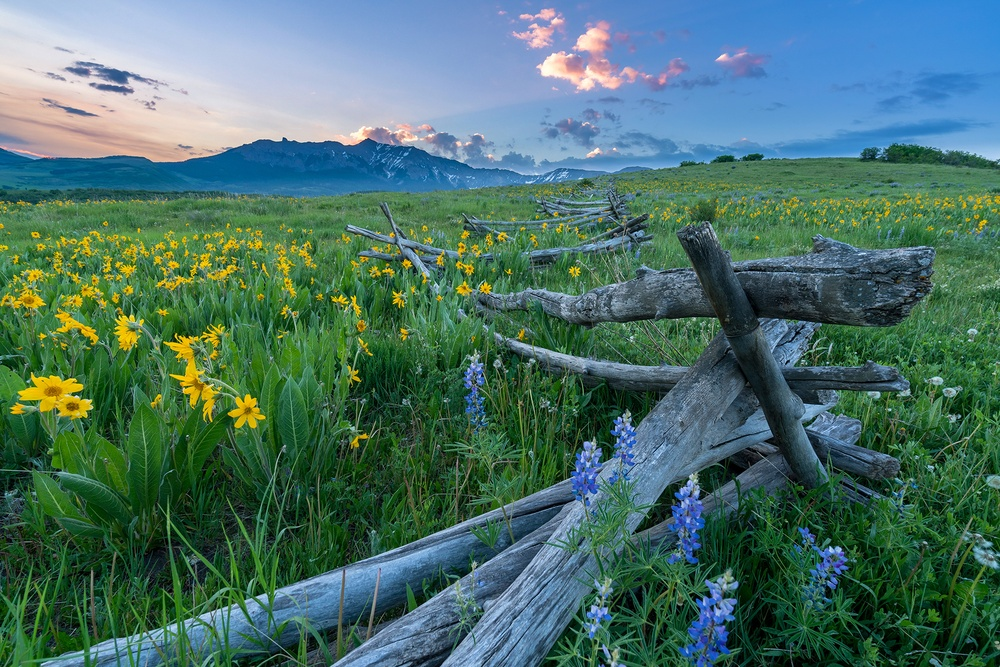
#> input picture opencv/practise/image.jpg, 1000 x 667 px, shrunk from 2000 x 1334 before the run
$ jupyter execute Untitled.ipynb
#> lines starting #> are read from the running program, lines starting #| are printed output that depends on the picture
[cell 1]
import cv2
import pandas as pd
import numpy as np
import matplotlib.pyplot as plt

[cell 2]
img=cv2.imread('image.jpg')
#> img is the input picture: shape (667, 1000, 3); mean B, G, R 104.3, 113, 74.9
cv2.imshow('random',img)
cv2.waitKey(0)
cv2.destroyAllWindows()

[cell 3]
img=cv2.imread('image.jpg')
plt.imshow(img,cmap='gray')
plt.xticks([]),plt.yticks([])
plt.show()

[cell 4]
img

[cell 5]
b=img[:,:,0]
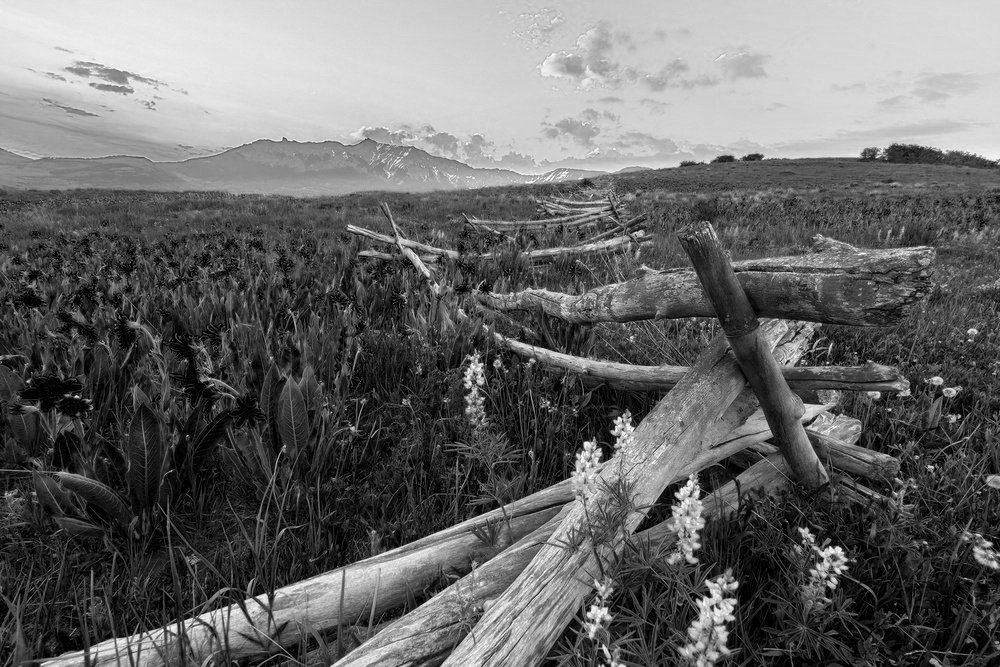
#> b: shape (667, 1000); min 0, max 255, mean 104.3
g=img[:,:,1]
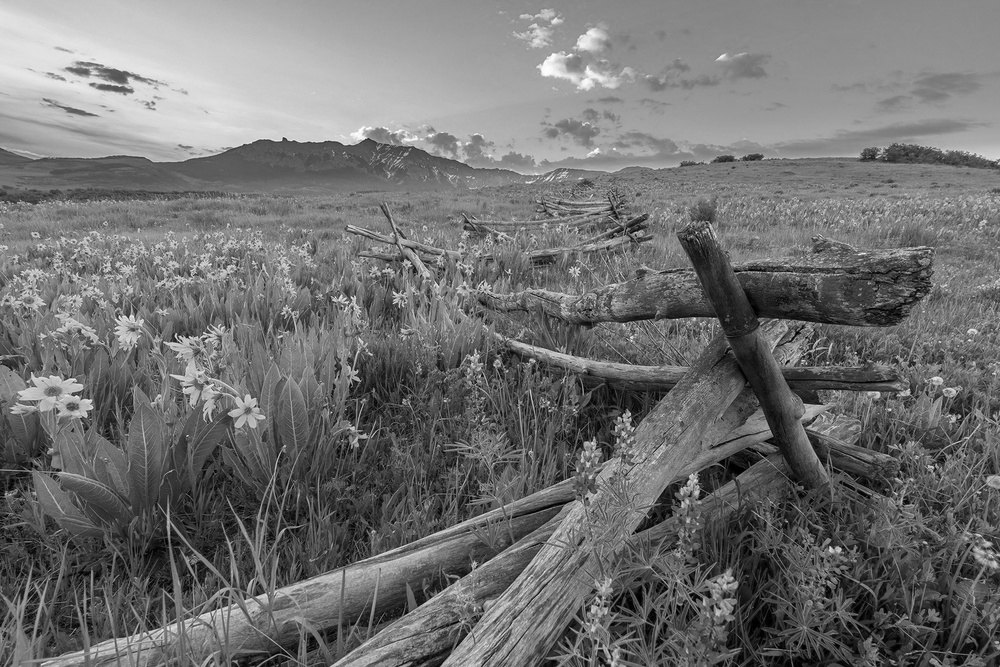
#> g: shape (667, 1000); min 0, max 255, mean 113
r=img[:,:,2]
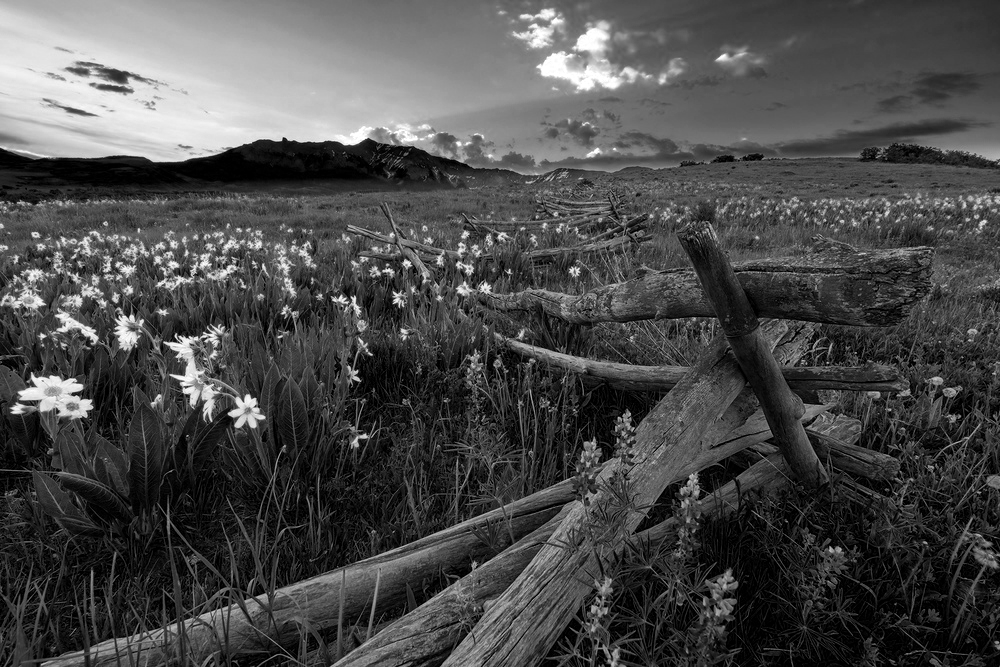
#> r: shape (667, 1000); min 0, max 255, mean 74.9
im=np.stack([r,g,b],axis=-1)
plt.imshow(im)
plt.show()

[cell 6]
import matplotlib.image as mpimg

[cell 7]
image=mpimg.imread('marigold.jpg')
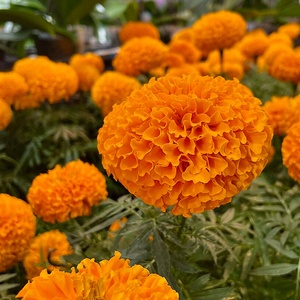
#> input picture opencv/practise/marigold.jpg, 300 x 300 px, shrunk from 600 x 600 before the run
#> image is the input picture: shape (300, 300, 3); mean R, G, B 151.5, 90.4, 17.2
r=image[:,:,0]
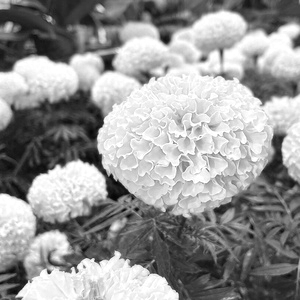
#> r: shape (300, 300); min 4, max 255, mean 151.5
g=image[:,:,1]
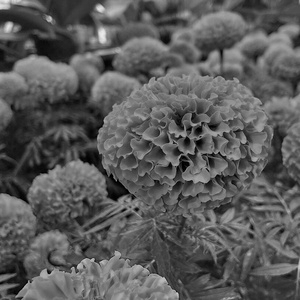
#> g: shape (300, 300); min 0, max 234, mean 90.4
b=image[:,:,2]
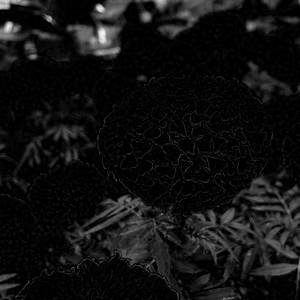
#> b: shape (300, 300); min 0, max 246, mean 17.2
f,(ax1,ax2,ax3)=plt.subplots(1,3,figsize=(20,10))
ax1.imshow(r)
ax2.imshow(g)
ax3.imshow(b)
